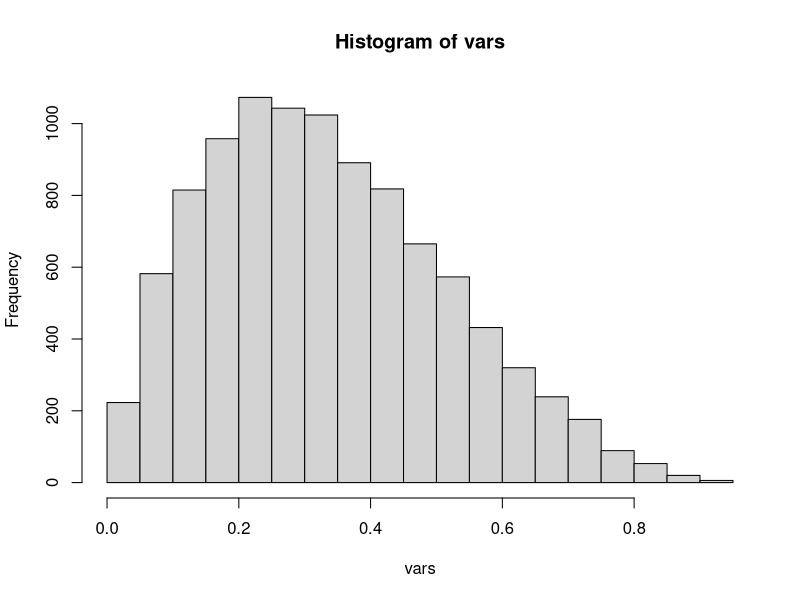

This chart was generated by the following R code:
# Joana da Matta Furtado Ferreira - 2110255


# p(x)/h(x) = (20*x*(1-x)^3) / (1/(1-0)) = (20*x*(1-x)^3)
# agora, temos que encontrar o valor de x que maximiza p(x)/h(x).
# derivando essa função e igualando a zero, achamos o máximo em x = 1/4, e p(1/4)/h(1/4) = 2.109375

p <- function(x){
  return(20*x*(1-x)^3)
}

# inversa da uniforme, para gerar Y (funcao de densidade uniforme)

h.inversa <- function(x){
  return(0+(1-0)*x)
}

gera.variaveis <- function(nsamples){
  X <- rep(0,nsamples)
  c <- 2.109375
  for(i in 1:nsamples){
    aux = TRUE
    while(aux){
      u1 <- runif(1)
      y <- h.inversa(u1)
      u2 <- runif(1)
      if(u2 <= (p(y)/c*1)){
        X[i] = y
        aux = FALSE
      }
    }
  }
  return(X)
}

vars <- gera.variaveis(10000)
hist(vars)
